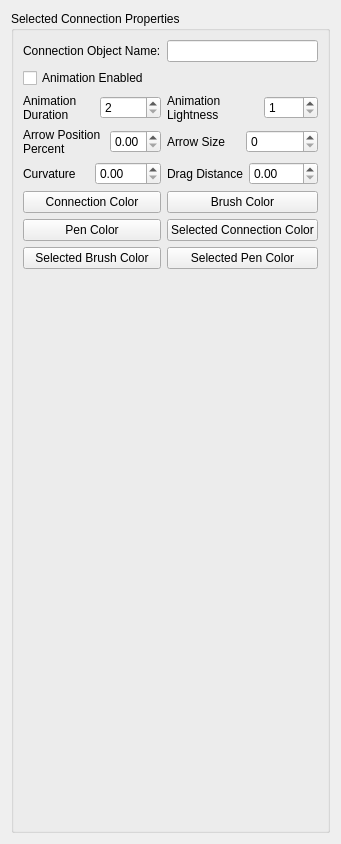
            <widget class="QWidget" name="scrollAreaWidgetContents_2">
             <property name="geometry">
              <rect>
               <x>0</x>
               <y>0</y>
               <width>324</width>
               <height>844</height>
              </rect>
             </property>
             <layout class="QVBoxLayout" name="verticalLayout_15">
              <item>
               <widget class="QGroupBox" name="connectionGroupBox">
                <property name="sizePolicy">
                 <sizepolicy hsizetype="Expanding" vsizetype="Preferred">
                  <horstretch>0</horstretch>
                  <verstretch>0</verstretch>
                 </sizepolicy>
                </property>
                <property name="title">
                 <string>Selected Connection Properties</string>
                </property>
                <layout class="QGridLayout" name="gridLayout_8">
                 <item row="3" column="1">
                  <layout class="QHBoxLayout" name="horizontalLayout_15">
                   <item>
                    <widget class="QLabel" name="arrowSizeLbl">
                     <property name="text">
                      <string>Arrow Size</string>
                     </property>
                     <property name="wordWrap">
                      <bool>true</bool>
                     </property>
                    </widget>
                   </item>
                   <item>
                    <widget class="QSpinBox" name="arrowSizeBox">
                     <property name="maximum">
                      <number>100</number>
                     </property>
                    </widget>
                   </item>
                  </layout>
                 </item>
                 <item row="2" column="0">
                  <layout class="QHBoxLayout" name="horizontalLayout_13">
                   <property name="margin">
                    <number>0</number>
                   </property>
                   <item>
                    <widget class="QLabel" name="connectionDurationLbl">
                     <property name="text">
                      <string>Animation Duration</string>
                     </property>
                     <property name="wordWrap">
                      <bool>true</bool>
                     </property>
                    </widget>
                   </item>
                   <item>
                    <widget class="QSpinBox" name="connectionDurationBox">
                     <property name="minimum">
                      <number>2</number>
                     </property>
                     <property name="maximum">
                      <number>10000</number>
                     </property>
                    </widget>
                   </item>
                  </layout>
                 </item>
                 <item row="4" column="0">
                  <layout class="QHBoxLayout" name="horizontalLayout_16">
                   <item>
                    <widget class="QLabel" name="curvatureLbl">
                     <property name="text">
                      <string>Curvature</string>
                     </property>
                    </widget>
                   </item>
                   <item>
                    <widget class="QDoubleSpinBox" name="curvatureBox">
                     <property name="maximum">
                      <double>10.000000000000000</double>
                     </property>
                     <property name="singleStep">
                      <double>0.100000000000000</double>
                     </property>
                    </widget>
                   </item>
                  </layout>
                 </item>
                 <item row="3" column="0">
                  <layout class="QHBoxLayout" name="horizontalLayout_14">
                   <item>
                    <widget class="QLabel" name="arrowPercentLbl">
                     <property name="text">
                      <string>Arrow Position Percent</string>
                     </property>
                     <property name="wordWrap">
                      <bool>true</bool>
                     </property>
                    </widget>
                   </item>
                   <item>
                    <widget class="QDoubleSpinBox" name="arrowPercentBox">
                     <property name="maximum">
                      <double>1.000000000000000</double>
                     </property>
                     <property name="singleStep">
                      <double>0.050000000000000</double>
                     </property>
                    </widget>
                   </item>
                  </layout>
                 </item>
                 <item row="4" column="1">
                  <layout class="QHBoxLayout" name="horizontalLayout_17">
                   <item>
                    <widget class="QLabel" name="dragDistanceLbl">
                     <property name="text">
                      <string>Drag Distance</string>
                     </property>
                     <property name="wordWrap">
                      <bool>true</bool>
                     </property>
                    </widget>
                   </item>
                   <item>
                    <widget class="QDoubleSpinBox" name="dragDistanceBox"/>
                   </item>
                  </layout>
                 </item>
                 <item row="2" column="1">
                  <layout class="QHBoxLayout" name="horizontalLayout_12">
                   <item>
                    <widget class="QLabel" name="connectionLightnessLbl">
                     <property name="text">
                      <string>Animation Lightness</string>
                     </property>
                     <property name="wordWrap">
                      <bool>true</bool>
                     </property>
                    </widget>
                   </item>
                   <item>
                    <widget class="QSpinBox" name="connectionLightnessBox">
                     <property name="minimum">
                      <number>1</number>
                     </property>
                     <property name="maximum">
                      <number>1000</number>
                     </property>
                    </widget>
                   </item>
                  </layout>
                 </item>
                 <item row="6" column="0">
                  <widget class="QPushButton" name="connectionPenBtn">
                   <property name="text">
                    <string>Pen Color</string>
                   </property>
                  </widget>
                 </item>
                 <item row="5" column="1">
                  <widget class="QPushButton" name="connectionBrushBtn">
                   <property name="text">
                    <string>Brush Color</string>
                   </property>
                  </widget>
                 </item>
                 <item row="7" column="0">
                  <widget class="QPushButton" name="connectionSelectedBrushBtn">
                   <property name="text">
                    <string>Selected Brush Color</string>
                   </property>
                  </widget>
                 </item>
                 <item row="7" column="1">
                  <widget class="QPushButton" name="connectionSelectedPenBtn">
                   <property name="text">
                    <string>Selected Pen Color</string>
                   </property>
                  </widget>
                 </item>
                 <item row="1" column="0">
                  <widget class="QCheckBox" name="connectionAnimationEnabled">
                   <property name="text">
                    <string>Animation Enabled</string>
                   </property>
                  </widget>
                 </item>
                 <item row="5" column="0">
                  <widget class="QPushButton" name="connectionColorBtn">
                   <property name="text">
                    <string>Connection Color</string>
                   </property>
                  </widget>
                 </item>
                 <item row="6" column="1">
                  <widget class="QPushButton" name="connectionSelectedColorBtn">
                   <property name="text">
                    <string>Selected Connection Color</string>
                   </property>
                  </widget>
                 </item>
                 <item row="8" column="0">
                  <spacer name="verticalSpacer_2">
                   <property name="orientation">
                    <enum>Qt::Vertical</enum>
                   </property>
                   <property name="sizeHint" stdset="0">
                    <size>
                     <width>20</width>
                     <height>40</height>
                    </size>
                   </property>
                  </spacer>
                 </item>
                 <item row="0" column="0">
                  <widget class="QLabel" name="connectionObjectNameLabel">
                   <property name="text">
                    <string>Connection Object Name:</string>
                   </property>
                  </widget>
                 </item>
                 <item row="0" column="1">
                  <widget class="QLineEdit" name="connectionObjectNameEdit"/>
                 </item>
                </layout>
               </widget>
              </item>
             </layout>
            </widget>
